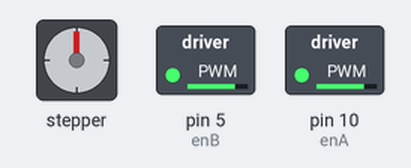
The sketch below on a simulated Arduino Uno, built with avr-gcc and run on an emulated ATmega328P. Parts: stepper motor, switched loads named in the sketch (green lamp = pin HIGH). Wiring (inferred from the names in the program): stepper motor (200 steps per turn assumed): coils pin 9, pin 8, pin 7, pin 6. Pins used as bus, display or sensor lines are not drawn; what the sketch prints to the serial monitor is not drawn.

Above: at 0.1 s.
At 9.55 s:
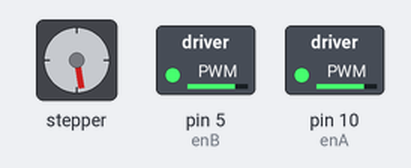
At 18.95 s:
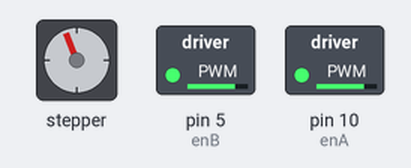
At 39.86 s:
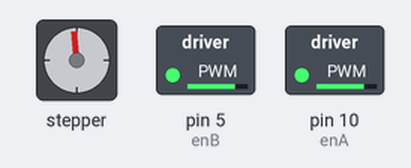
Timing chart, 0 to 40.0 s (numbered marks = the images above):
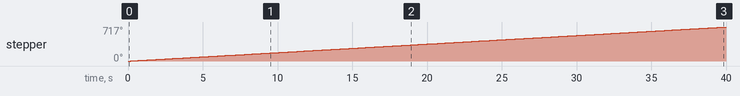

Measured:
- by itself, stepper: keeps turning clockwise at about 18°/s

The sketch:

sketch_supermotor.ino
```cpp
// connect motor controller pins to Arduino digital pins
// motor one
int enA = 10;
int in1 = 9;
int in2 = 8;
// motor two
int enB = 5;
int in3 = 7;
int in4 = 6;

//second stepper motor
int mini_delay = 20;
//int big_delay = 1000;

int v_big_delay = 100;
int v_speed = 200;

//temp sensor code
int B=3975;
int pinTemp = 0;
float resistance = 0;
float temperature = 0;
float val = 0;


void setup()
{
  Serial.begin(115200);
  Serial.println("Getting ready");
  // set all the motor control pins to outputs
  pinMode(enA, OUTPUT);
  pinMode(enB, OUTPUT);
  pinMode(in1, OUTPUT);
  pinMode(in2, OUTPUT);
  pinMode(in3, OUTPUT);
  pinMode(in4, OUTPUT);
  analogWrite(enA, v_speed);
  analogWrite(enB, v_speed);
}
void demoOne()
{
  // this function will run the motors in both directions at a fixed speed
  // turn on motor A
  digitalWrite(in1, HIGH); //HIGH
  digitalWrite(in2, LOW);  //LOW
  // set speed to 200 out of possible range 0~255
  //analogWrite(enA, v_speed);
  // turn on motor B
  digitalWrite(in3, HIGH); //HIGH
  digitalWrite(in4, LOW); //LOW
  // set speed to 200 out of possible range 0~255
  //analogWrite(enB, v_speed);
  delay(v_big_delay);
  // now change motor directions
  digitalWrite(in1, LOW);
  digitalWrite(in2, HIGH);
  digitalWrite(in3, LOW);
  digitalWrite(in4, HIGH);
  delay(v_big_delay);
  // now turn off motors
  //digitalWrite(in1, LOW);
  //digitalWrite(in2, LOW);
  //digitalWrite(in3, LOW);
  //digitalWrite(in4, LOW);
}
void demoTwo()
{
  // this function will run the motors across the range of possible speeds
  // note that maximum speed is determined by the motor itself and the operating voltage
  // the PWM values sent by analogWrite() are fractions of the maximum speed possible
  // by your hardware
  // turn on motors
  digitalWrite(in1, LOW);
  digitalWrite(in2, HIGH);
  digitalWrite(in3, LOW);
  digitalWrite(in4, HIGH);
  // accelerate from zero to maximum speed
  for (int i = 0; i < 256; i++)
  {
    analogWrite(enA, i);
    analogWrite(enB, i);
    delay(mini_delay);
  }
  // decelerate from maximum speed to zero
  for (int i = 255; i >= 0; --i)
  {
    analogWrite(enA, i);
    analogWrite(enB, i);
    delay(mini_delay);
  }
  // now turn off motors
  digitalWrite(in1, LOW);
  digitalWrite(in2, LOW);
  digitalWrite(in3, LOW);
  digitalWrite(in4, LOW);
}
void loop()
{
  demoThree_half();

 // complicatedTemp();
  //delay(big_delay);
  //demoTwo();
  //delay(big_delay);
}

void complicatedTemp() {

  val = analogRead(pinTemp);                               // get analog value
  temperature = val*0.48828125;
  Serial.print("T=");
  Serial.print(temperature);
  Serial.println(" C");
}

void demoThree_full()
{
  setStep(0);
  delay(v_big_delay);
  setStep(1);
  delay(v_big_delay);
  setStep(2);
  delay(v_big_delay);
  setStep(3);
  delay(v_big_delay);
  setStep(4);
  delay(v_big_delay);
  setStep(5);
  delay(v_big_delay);
  setStep(6);
  delay(v_big_delay);
  setStep(7);
  delay(v_big_delay);
}

void demoThree_half()
{
  setStep(7);
  delay(v_big_delay);
  setStep(1);
  delay(v_big_delay);
  setStep(3);
  delay(v_big_delay);
  setStep(5);
  delay(v_big_delay);
}


void setStep(short step)
{
  switch (step % 8)
  {
    case 0:
      digitalWrite(in1, 1);
      digitalWrite(in2, 0);
      digitalWrite(in3, 0);
      digitalWrite(in4, 0);
      break;
    case 1:
      digitalWrite(in1, 1);
      digitalWrite(in2, 1);
      digitalWrite(in3, 0);
      digitalWrite(in4, 0);
      break;
    case 2:
      digitalWrite(in1, 0);
      digitalWrite(in2, 1);
      digitalWrite(in3, 0);
      digitalWrite(in4, 0);
      break;
    case 3:
      digitalWrite(in1, 0);
      digitalWrite(in2, 1);
      digitalWrite(in3, 1);
      digitalWrite(in4, 0);
      break;
    case 4:
      digitalWrite(in1, 0);
      digitalWrite(in2, 0);
      digitalWrite(in3, 1);
      digitalWrite(in4, 0);
      break;
    case 5:
      digitalWrite(in1, 0);
      digitalWrite(in2, 0);
      digitalWrite(in3, 1);
      digitalWrite(in4, 1);
      break;
    case 6:
      digitalWrite(in1, 0);
      digitalWrite(in2, 0);
      digitalWrite(in3, 0);
      digitalWrite(in4, 1);
      break;
    case 7:
      digitalWrite(in1, 1);
      digitalWrite(in2, 0);
      digitalWrite(in3, 0);
      digitalWrite(in4, 1);
      break;
  }
}
```
